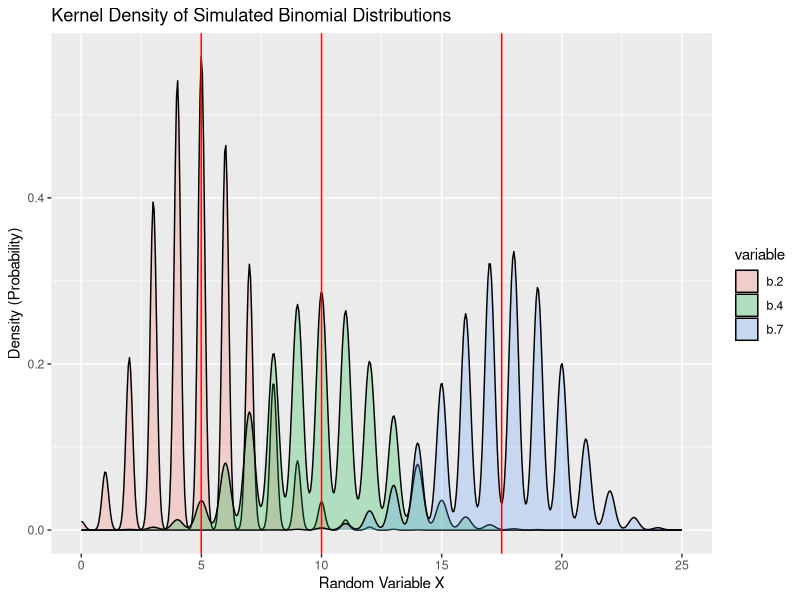
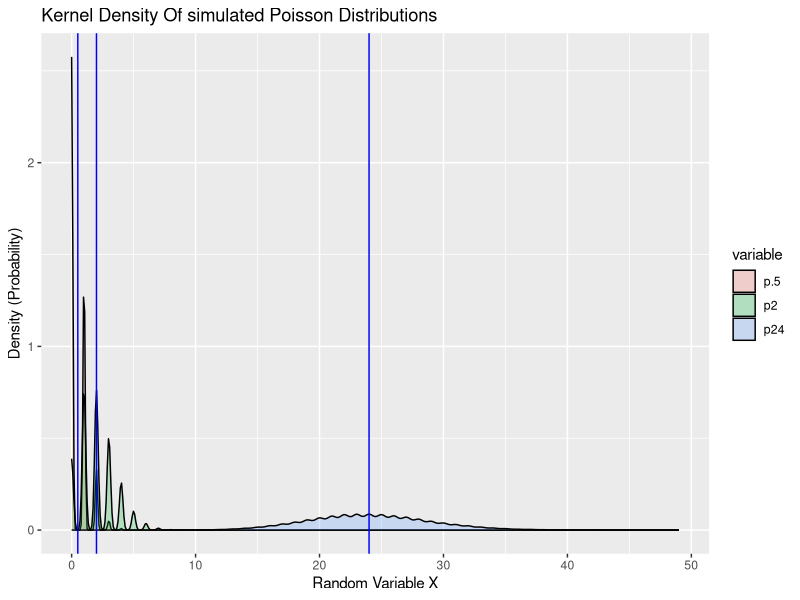
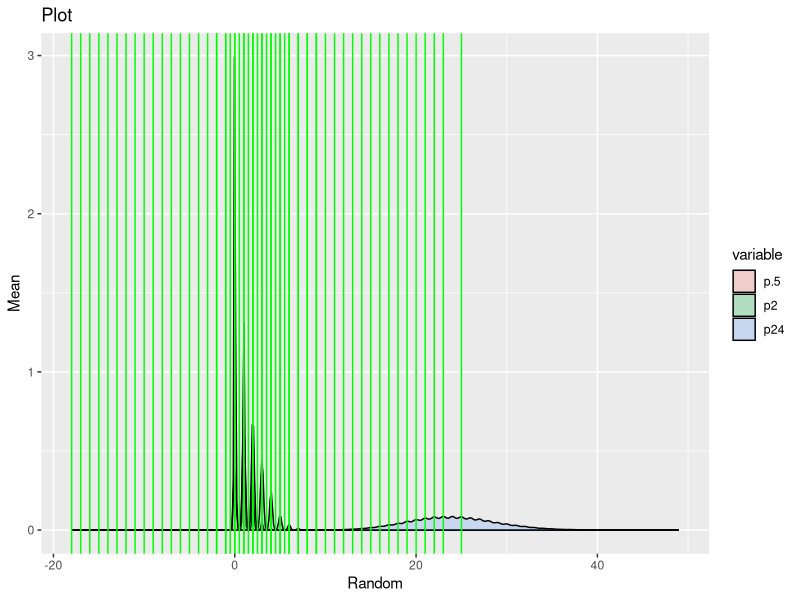
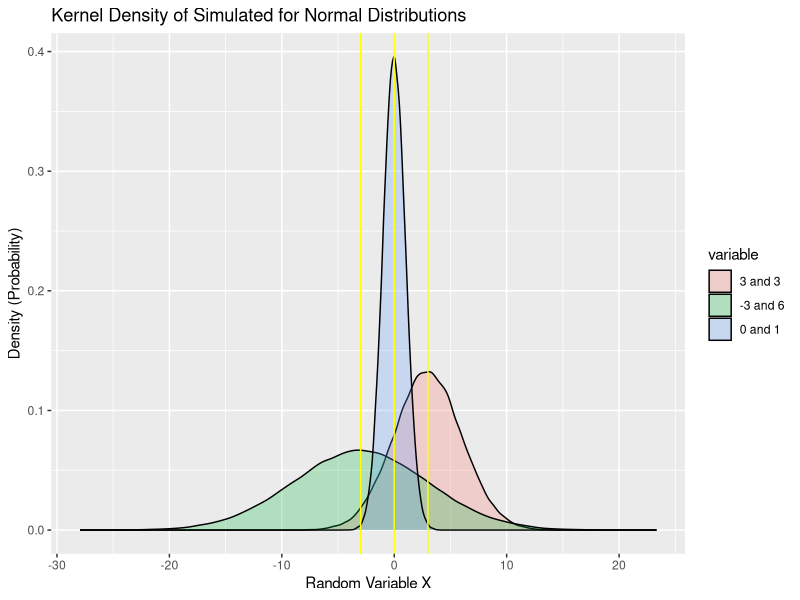
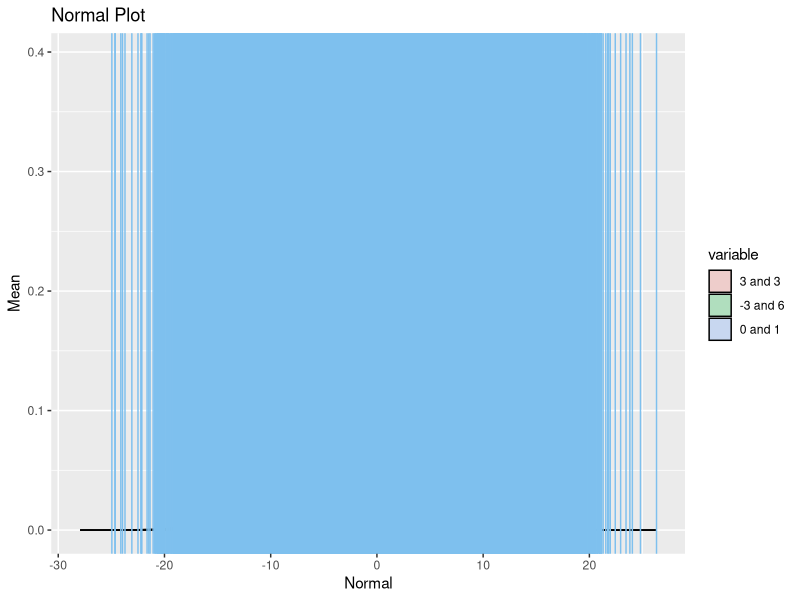

R code for these plots, in order:
library(ggplot2)

#Question 4 - Binomial Distribution - 

rand_bin<-data.frame(matrix(NA,100000,3))
rand_bin
colnames(rand_bin)<-c('b.2', 'b.4', 'b.7')

#Binomial distribution with a probability of 0.2
rand_bin$b.2<-rbinom(100000,25,0.2)

#Binomial Distribution with a probability of 0.4
rand_bin$b.4<-rbinom(100000,25,0.4)

#Binomial distribution with a probability of 0.7
rand_bin$b.7<-rbinom(100000,25,0.7)

#Reshaping for graphic purposes 

library(reshape)
rand_bin_long<-melt(rand_bin)

#Question 4 (b) - Plotting the binomial distribution 
p.bin<-ggplot(rand_bin_long, aes(x=value, fill = variable))+
  geom_density(alpha = .25)+
  geom_vline(xintercept = c(mean(rand_bin$b.2),
                            mean(rand_bin$b.4), mean(rand_bin$b.7)), col = "red")+
  ggtitle("Kernel Density of Simulated Binomial Distributions")+
  labs(x="Random Variable X", y = "Density (Probability)")
p.bin


#-------------------------------------------------------------------------------------------

#Question 5 - Poisson Distribution 

rand_pois<-data.frame(matrix(NA,100000,3))
rand_pois
colnames(rand_pois)<-c('p.5', 'p2', 'p24')

#Poisson distribution with mean 0.5
rand_pois$p.5<-rpois(100000,0.5)

#Poisson distribution with mean 2
rand_pois$p2<-rpois(100000,2)

#Poisson distribution with mean 24
rand_pois$p24<-rpois(100000,24)

#Reshaping for graphic purposes 

rand_pois_long<-melt(rand_pois)

#Question 5(b) plotting for poisson distribution 

p.pois<-ggplot(rand_pois_long, aes(x=value, fill = variable))+
  geom_density(alpha = .25)+
  geom_vline(xintercept = c(mean(rand_pois$p.5), mean(rand_pois$p2),
                            mean(rand_pois$p24)), col = "blue")+
  ggtitle("Kernel Density Of simulated Poisson Distributions")+
  labs(x="Random Variable X", y = "Density (Probability)")
p.pois


#Question 5(c) code 
rand_pois$pois2c<- rand_pois$p2 - mean(rand_pois$p2)
rand_pois$pois.5<-rand_pois$p.5 - mean(rand_pois$p.5)
rand_pois$pois24<-rand_pois$p24 - mean(rand_pois$p24)

#Plotting the above variables - 
s.pois<-ggplot(rand_pois_long, aes(x=value, fill = variable))+
  geom_density(alpha = .25)+
  geom_vline(xintercept = c(rand_pois$pois2c, rand_pois$pois.5, rand_pois$pois24), col = "green")+
  ggtitle("Plot")+
  labs(x="Random", y = "Mean")
s.pois


#--------------------------------------------------------------------------------------
#Question 6 -  Normal Distribution 
rand_norm<-data.frame(matrix(NA,100000,4))
colnames(rand_norm)<-c('3 and 3', '-3 and 3', '-3 and 6', '0 and 1')

#Question 6 (a)- 
#Normal Distribution with mean 3 and SD 3
rand_norm$`3 and 3`<-rnorm(100000,3,3)

#Normal Distribution with mean as -3 and SD 3
rand_norm$`0 and 1`<-rnorm(100000,-3,3)

#Normal Distribution with mean as -3 and SD as 6
rand_norm$`-3 and 6`<-rnorm(100000,-3,6)

#Normal Distribution with mean as 0 and SD as 1 
rand_norm$`0 and 1`<-rnorm(100000,0,1)


#Reshaping for graphic purposes 
rand_norm_long<-melt(rand_norm)

#Question 6(a) plotting for Normal Distribution 

p.norm<-ggplot(rand_norm_long, aes(x=value, fill = variable))+
  geom_density(alpha = .25)+
  geom_vline(xintercept = c(mean(rand_norm$`3 and 3`), mean(rand_norm$`-3 and 3`), mean(rand_norm$`-3 and 6`), 
                            mean(rand_norm$`0 and 1`)), col = "yellow")+
  ggtitle("Kernel Density of Simulated for Normal Distributions")+
  labs(x = "Random Variable X", y = "Density (Probability)")
p.norm


#Code for 6(b)
rand_norm$norm3_3<-rand_norm$`3 and 3` - mean(rand_norm$`3 and 3`)
rand_norm$norm_neg3_3<-rand_norm$`-3 and 3` - mean(rand_norm$`-3 and 3`)
rand_norm$norm_neg3_6<-rand_norm$`-3 and 6` - mean(rand_norm$`-3 and 6`)
rand_norm$norm0_1<-rand_norm$`0 and 1` - mean(rand_norm$`0 and 1`)

#Plotting the above observations 
n.norm<-ggplot(rand_norm_long, aes(x=value, fill = variable))+
  geom_density(alpha = .25)+
  geom_vline(xintercept = c(rand_norm$norm3_3, rand_norm$norm_neg3_3, rand_norm$norm_neg3_6, rand_norm$norm0_1), col = "skyblue2")+
  ggtitle("Normal Plot")+
  labs(x = "Normal", y = "Mean")
n.norm

colors()
